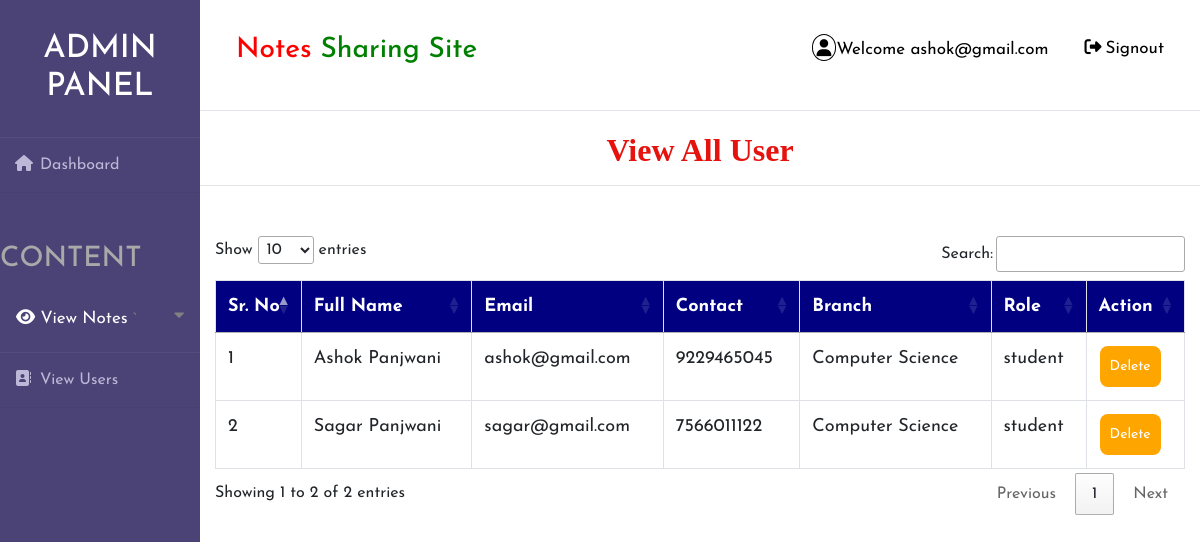
/view_users (signed in), run on the app's committed database.
### notes/models.py (models this page shows, shortened)
class Signup(models.Model):
    user = models.ForeignKey(User, on_delete=models.CASCADE, null=True)
    contact = models.CharField(max_length=10, null=True)
    branch = models.CharField(max_length=30, null=True)
    role = models.CharField(max_length=15, null=True)

### notes/views.py (the view)
# urls.py: path('view_users', View_Users, name="view_users"),
def View_Users(request):
    if not request.user.is_authenticated:
        return redirect('login_admin')
    users = Signup.objects.all()
    d = {'users': users}
    return render(request, 'View_Users.html', d)

### notes/templates/View_Users.html (shortened to what this page needs)
{% extends 'admin_nav.html' %}
{% block body %}
<center><h2 style = "font-family : 'Monotype Corsiva' ; color : #E6120E ; font-weight : bold;margin-top:2%">View All User</h2></center><hr>
 <div class="container">
<table class="table table-bordered" id="myTable">
  <thead>
  <tr>
    <th>Sr. No</th>
    <th>Full Name</th>
    <th>Email</th>
    <th>Contact</th>
      <th>Branch</th>
    <th>Role</th>
    <th>Action</th>
  </tr>
  </thead>
   <tbody>
{% for i in users %}
  <tr>
      <td>{{forloop.counter}}</td>
    <td style = "text-transform : capitalize">{{i.user.first_name}} {{i.user.last_name}}</td>
    <td>{{i.user.username}}</td>
    <td>{{i.contact}}</td>
      <td>{{i.branch}}</td>
      <td>{{i.role}}</td>
    <td><a href="{% url 'delete_users' i.user.id %}"><button class="button button1" onclick="return confirm('Are you sure?')">Delete</button></a></td>
  </tr>
   {% endfor %}
    </tbody>
</table>
 </div>
{% endblock %}

### notes/templates/admin_nav.html (shortened to what this page needs)
<!DOCTYPE html>
<html lang="en">
{% load static %}
<head>
	<link rel="stylesheet" href="{% static 'style1.css' %}">
    <link rel="stylesheet" href="https://cdnjs.cloudflare.com/ajax/libs/font-awesome/4.7.0/css/font-awesome.min.css">
    <link rel="stylesheet" href="https://maxcdn.bootstrapcdn.com/bootstrap/4.0.0/css/bootstrap.min.css">
  <link rel = stylesheet href = "//cdn.datatables.net/1.10.19/css/jquery.dataTables.min.css">
</head>
<body>
<div class="wrapper">
    <div class="sidebar">
        <h2>Admin Panel</h2>
        <ul>
            <li style="margin-bottom:50px"><a href="{% url 'admin_home' %}"><i class="fas fa-home"></i>Dashboard</a></li>
            <h3 style="color:Darkgrey;margin-bottom:10px">CONTENT</h3>
            <button class="dropdown-btn nav-link" style="padding-top:20px;padding-bottom:20px">
                <a href="" style="color: #fff"><i class="fas fa-eye"></i>
                    View Notes</a>
    `           <i class="fa fa-caret-down"></i>
            </button>
            <li><a href="{% url 'view_users' %}"><i class="fas fa-address-book"></i>View Users</a></li>
</ul>
    </div>
    <div class="main_content">
        <div class="header"><div class="topnav">
  <a class="active" href="#home"><h3><span style="color:red">Notes</span> <span style="color:green">Sharing Site</span></h3></a>
  <div class="topnav-right">
    <a href="#search"><i style="padding:4px;border-radius:50%;border:1px solid black" class="fas fa-user"></i>Welcome {{request.user.username}}</a>
    <a href="{% url 'logout' %}"><i style="padding:4px;bborder:1px solid black" class="fas fa-sign-out-alt"></i>Signout</a>
  </div>
</div>
</div>
        {% block body %}
        {% endblock %}
    </div>
</div>
</body>
</html>

### notes/static/style1.css (style rules this page uses)
* { margin: 0; padding: 0; box-sizing: border-box; list-style: none; text-decoration: none; font-family: 'Josefin Sans', sans-serif; }
body { background-color: #f3f5f9; }
.wrapper { display: flex; position: relative; }
.wrapper .sidebar { width: 200px; height: 100%; background: #4b4276; padding: 30px 0px; position: fixed; }
.wrapper .sidebar h2 { color: #fff; text-transform: uppercase; text-align: center; margin-bottom: 30px; }
.wrapper .sidebar ul li { padding: 15px; border-bottom: 1px solid #bdb8d7; border-bottom: 1px solid rgba(0,0,0,0.05); border-top: 1px solid rgba(255,255,255,0.05); }
.wrapper .sidebar ul li a { color: #bdb8d7; display: block; }
.wrapper .sidebar ul li a .fas { width: 25px; }
.wrapper .main_content { width: 100%; margin-left: 200px; }
.wrapper .main_content .header { padding: 20px; background: #fff; color: #717171; border-bottom: 1px solid #e0e4e8; }
.topnav { overflow: hidden; background-color: #fff; }
.topnav a { float: left; color: black; text-align: center; padding: 14px 16px; text-decoration: none; font-size: 17px; }
.topnav-right { float: right; }

### notes/templates/admin_nav.html (style rules this page uses)
.button { background-color: orange; border: none; color: white; padding: 10px; text-align: center; text-decoration: none; display: inline-block; font-size: 14px; margin: 1px 1px; cursor: pointer; }
.button1 { border-radius: 8px; }
* { box-sizing: border-box; }
#myTable { border-collapse: collapse; width: 100%; border: 1px solid #ddd; font-size: 18px; }
#myTable th { text-align: left; padding: 12px; background-color: Navy; color: white; }
#myTable td { text-align: left; padding: 12px; background-color: white; }
#myTable tr { border-bottom: 1px solid #ddd; }
body { font-family: "Lato", sans-serif; }
.sidenav a, .dropdown-btn { padding: 6px 8px 6px 16px; text-decoration: none; font-size: 20px; color: #818181; display: block; border: none; background: none; width: 100%; text-align: left; cursor: pointer; outline: none; }
.fa-caret-down { float: right; padding-right: 8px; }
.nav-link { font-size:17px; }

### data on the page
Signup: user.first_name "Ashok", user.last_name "Panjwani", user.username "ashok@gmail.com", contact "9229465045", branch "Computer Science", role "student"
Signup: user.first_name "Sagar", user.last_name "Panjwani", user.username "sagar@gmail.com", contact "7566011122", branch "Computer Science", role "student"

### other printed values
{{ request.user.username }} "ashok@gmail.com"
